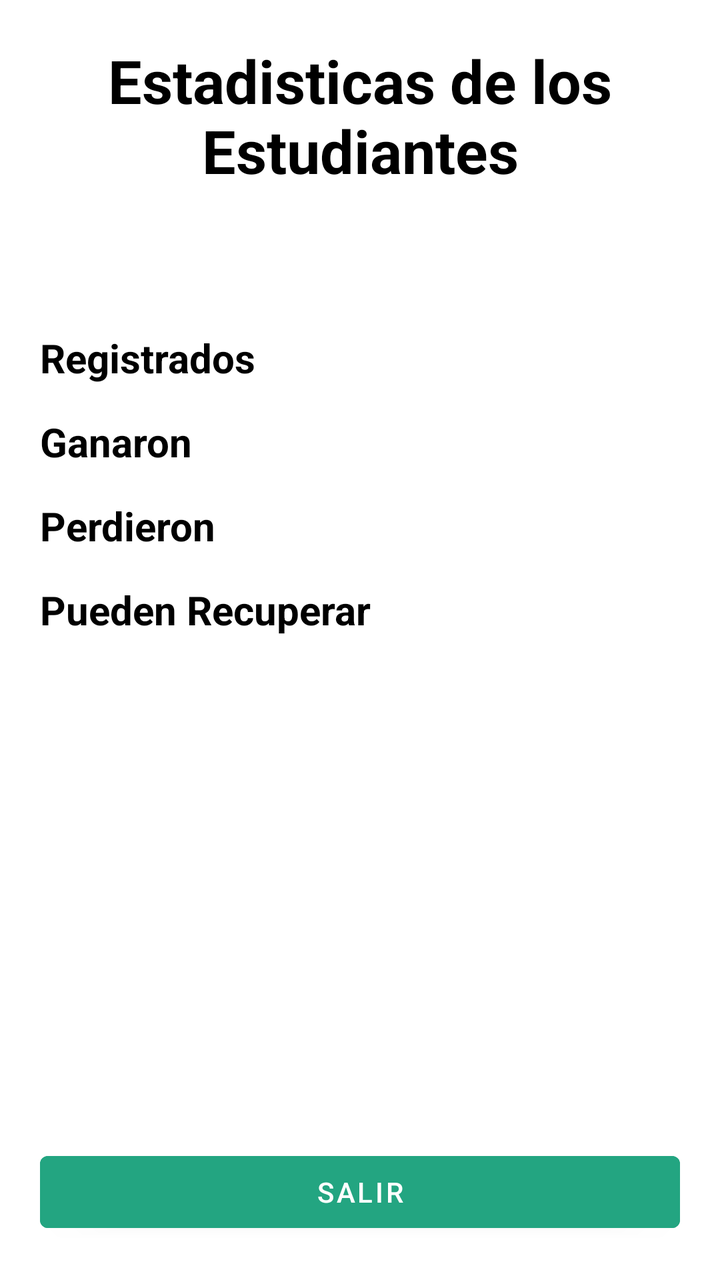
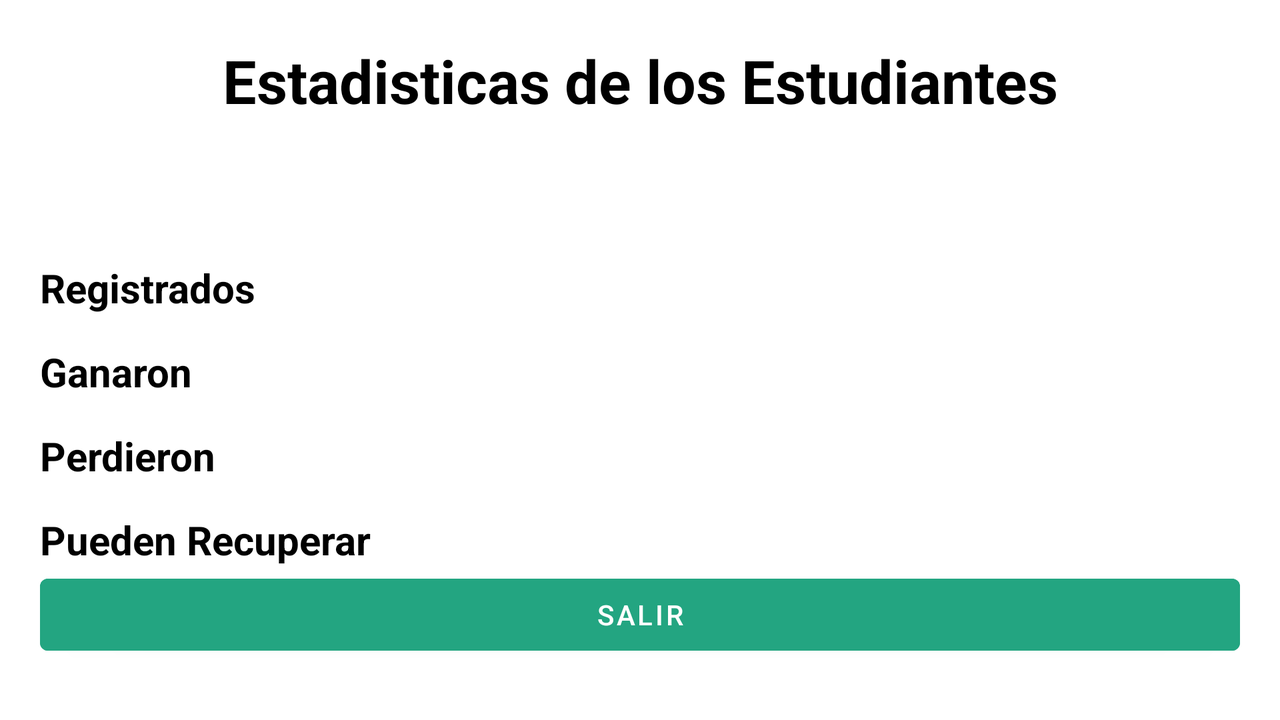

Two renders of one Android screen. The first uses the default layout on a phone; the second uses the alternative layout the repository ships for a different screen configuration, on a matching device. The two XML files are below.
<!-- AndroidManifest.xml: application theme Theme.ProyectoNotas -->
<!-- res/layout/activity_student_statistics.xml -->
<?xml version="1.0" encoding="utf-8"?>
<LinearLayout xmlns:android="http://schemas.android.com/apk/res/android"
    xmlns:app="http://schemas.android.com/apk/res-auto"
    xmlns:tools="http://schemas.android.com/tools"
    android:layout_width="match_parent"
    android:layout_height="match_parent"
    tools:context=".StudentStatistics"
    android:orientation="vertical"
    android:padding="20dp">

    <TextView
        android:layout_width="match_parent"
        android:layout_height="wrap_content"
        android:layout_marginBottom="70dp"
        android:text="@string/title_statistics"
        android:textColor="@color/black"
        android:textSize="30sp"
        android:textStyle="bold"
        android:textAlignment="center"/>
    <LinearLayout
        android:layout_width="match_parent"
        android:layout_height="match_parent"
        android:orientation="vertical"
        android:layout_weight="1">
        <LinearLayout
            android:layout_width="match_parent"
            android:layout_height="wrap_content"
            android:layout_marginBottom="15dp">
            <TextView
                android:layout_width="200dp"
                android:layout_height="wrap_content"
                android:text="@string/txt_number_logged"
                android:textSize="20sp"
                android:textColor="@color/black"
                android:textStyle="bold"/>

            <TextView
                android:id="@+id/txtRegister"
                android:layout_width="match_parent"
                android:layout_height="wrap_content"
                android:textColor="@color/black"
                android:textSize="20sp" />


        </LinearLayout>
        <LinearLayout
            android:layout_width="match_parent"
            android:layout_height="wrap_content"
            android:layout_marginBottom="15dp">
            <TextView
                android:layout_width="200dp"
                android:layout_height="wrap_content"
                android:text="@string/txt_number_winners"
                android:textSize="20sp"
                android:textColor="@color/black"
                android:textStyle="bold"/>

            <TextView
                android:id="@+id/txtWinner"
                android:layout_width="match_parent"
                android:layout_height="wrap_content"
                android:textColor="@color/black"
                android:textSize="20sp" />


        </LinearLayout>
        <LinearLayout
            android:layout_width="match_parent"
            android:layout_height="wrap_content"
            android:layout_marginBottom="15dp">
            <TextView
                android:layout_width="200dp"
                android:layout_height="wrap_content"
                android:text="@string/txt_number_lost"
                android:textSize="20sp"
                android:textColor="@color/black"
                android:textStyle="bold"/>

            <TextView
                android:id="@+id/txtLost"
                android:layout_width="match_parent"
                android:layout_height="wrap_content"
                android:textColor="@color/black"
                android:textSize="20sp" />


        </LinearLayout>
        <LinearLayout
            android:layout_width="match_parent"
            android:layout_height="wrap_content">
            <TextView
                android:layout_width="200dp"
                android:layout_height="wrap_content"
                android:text="@string/txt_number_recovery"
                android:textSize="20sp"
                android:textColor="@color/black"
                android:textStyle="bold"/>

            <TextView
                android:id="@+id/txtRecover"
                android:layout_width="match_parent"
                android:layout_height="wrap_content"
                android:textColor="@color/black"
                android:textSize="20sp" />


        </LinearLayout>


    </LinearLayout>
    <Button
        android:layout_width="match_parent"
        android:layout_height="wrap_content"
        android:backgroundTint="@color/bg_green"
        android:text="@string/btn_close"
        android:id="@+id/btnClose"/>
</LinearLayout>
<!-- resources referenced by this layout -->
<resources>
  <color name="bg_green">#23a581</color>
  <color name="black">#FF000000</color>
  <string name="btn_close">Salir</string>
  <string name="title_statistics">Estadisticas de los Estudiantes</string>
  <string name="txt_number_logged">Registrados</string>
  <string name="txt_number_lost">Perdieron</string>
  <string name="txt_number_recovery">Pueden Recuperar</string>
  <string name="txt_number_winners">Ganaron</string>
  <style name="Theme.ProyectoNotas" parent="Theme.MaterialComponents.DayNight.NoActionBar">
          
          <item name="colorPrimary">@color/purple_500</item>
          <item name="colorPrimaryVariant">@color/purple_700</item>
          <item name="colorOnPrimary">@color/white</item>
          
          <item name="colorSecondary">@color/teal_200</item>
          <item name="colorSecondaryVariant">@color/teal_700</item>
          <item name="colorOnSecondary">@color/black</item>
          
          <item name="android:statusBarColor" tools:targetApi="l">?attr/colorPrimaryVariant</item>
          
      </style>
  <color name="purple_500">#23a581</color>
  <color name="purple_700">#23a581</color>
  <color name="white">#FFFFFFFF</color>
  <color name="teal_200">#FF03DAC5</color>
  <color name="teal_700">#FF018786</color>
</resources>
<!-- res/layout-land/activity_student_statistics.xml (the repository's variant of the layout above) -->
<!-- drawn on the phone turned sideways -->
<?xml version="1.0" encoding="utf-8"?>
<LinearLayout xmlns:android="http://schemas.android.com/apk/res/android"
    xmlns:app="http://schemas.android.com/apk/res-auto"
    xmlns:tools="http://schemas.android.com/tools"
    android:layout_width="match_parent"
    android:layout_height="match_parent"
    tools:context=".StudentStatistics"
    android:orientation="vertical"
    android:padding="20dp">

    <TextView
        android:layout_width="match_parent"
        android:layout_height="wrap_content"
        android:layout_marginBottom="70dp"
        android:text="@string/title_statistics"
        android:textColor="@color/black"
        android:textSize="30sp"
        android:textStyle="bold"
        android:textAlignment="center"/>
    <ScrollView
        android:layout_width="match_parent"
        android:layout_height="match_parent">
        <LinearLayout
            android:layout_width="match_parent"
            android:layout_height="match_parent"
            android:orientation="vertical">
            <LinearLayout
                android:layout_width="match_parent"
                android:layout_height="match_parent"
                android:orientation="vertical"
                android:layout_weight="1">
                <LinearLayout
                    android:layout_width="match_parent"
                    android:layout_height="wrap_content"
                    android:layout_marginBottom="15dp">
                    <TextView
                        android:layout_width="200dp"
                        android:layout_height="wrap_content"
                        android:text="@string/txt_number_logged"
                        android:textSize="20sp"
                        android:textColor="@color/black"
                        android:textStyle="bold"/>

                    <TextView
                        android:id="@+id/txtRegister"
                        android:layout_width="match_parent"
                        android:layout_height="wrap_content"
                        android:textColor="@color/black"
                        android:textSize="20sp" />


                </LinearLayout>
                <LinearLayout
                    android:layout_width="match_parent"
                    android:layout_height="wrap_content"
                    android:layout_marginBottom="15dp">
                    <TextView
                        android:layout_width="200dp"
                        android:layout_height="wrap_content"
                        android:text="@string/txt_number_winners"
                        android:textSize="20sp"
                        android:textColor="@color/black"
                        android:textStyle="bold"/>

                    <TextView
                        android:id="@+id/txtWinner"
                        android:layout_width="match_parent"
                        android:layout_height="wrap_content"
                        android:textColor="@color/black"
                        android:textSize="20sp" />


                </LinearLayout>
                <LinearLayout
                    android:layout_width="match_parent"
                    android:layout_height="wrap_content"
                    android:layout_marginBottom="15dp">
                    <TextView
                        android:layout_width="200dp"
                        android:layout_height="wrap_content"
                        android:text="@string/txt_number_lost"
                        android:textSize="20sp"
                        android:textColor="@color/black"
                        android:textStyle="bold"/>

                    <TextView
                        android:id="@+id/txtLost"
                        android:layout_width="match_parent"
                        android:layout_height="wrap_content"
                        android:textColor="@color/black"
                        android:textSize="20sp" />


                </LinearLayout>
                <LinearLayout
                    android:layout_width="match_parent"
                    android:layout_height="wrap_content">
                    <TextView
                        android:layout_width="200dp"
                        android:layout_height="wrap_content"
                        android:text="@string/txt_number_recovery"
                        android:textSize="20sp"
                        android:textColor="@color/black"
                        android:textStyle="bold"/>

                    <TextView
                        android:id="@+id/txtRecover"
                        android:layout_width="match_parent"
                        android:layout_height="wrap_content"
                        android:textColor="@color/black"
                        android:textSize="20sp" />


                </LinearLayout>


            </LinearLayout>
            <Button
                android:layout_width="match_parent"
                android:layout_height="wrap_content"
                android:backgroundTint="@color/bg_green"
                android:text="@string/btn_close"
                android:id="@+id/btnClose"/>

        </LinearLayout>
    </ScrollView>

</LinearLayout>
